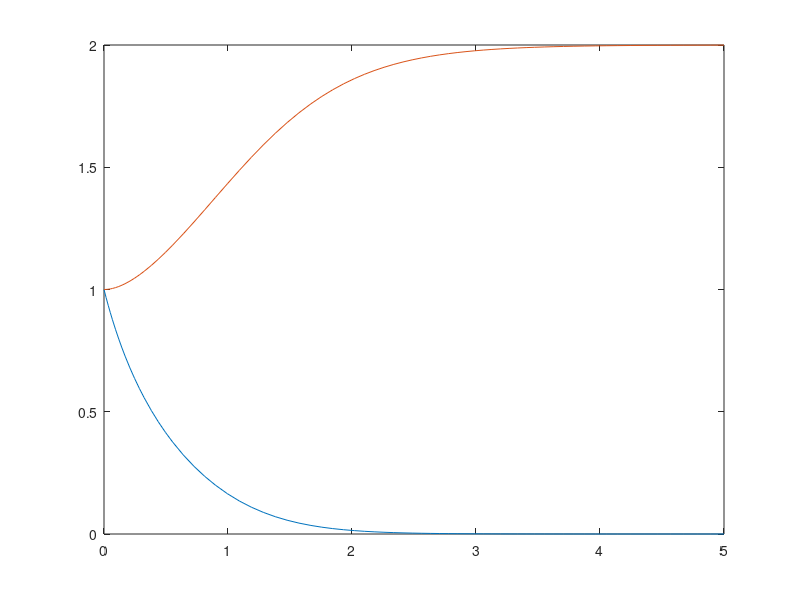

Write the MATLAB code that produced this figure.
rc=1;
Kc=1;
lc=1;
rr=2;
Kr=2;
lr=2;

dvdt = @(t,V) [V(1)*(rc*(1-V(1)/Kc)-lr*V(2));V(2)*(rr*(1-V(2)/Kr)-lc*V(1))] ;
V0=[1;1];
tspan=[0,5];
[t,V]=ode45(dvdt,tspan,V0);
plot(t,V(:,1))
hold on
plot(t,V(:,2))

Vdata1=V(1:5:end,1)
Vdata2=V(1:5:end,2)
t(1:5:end)